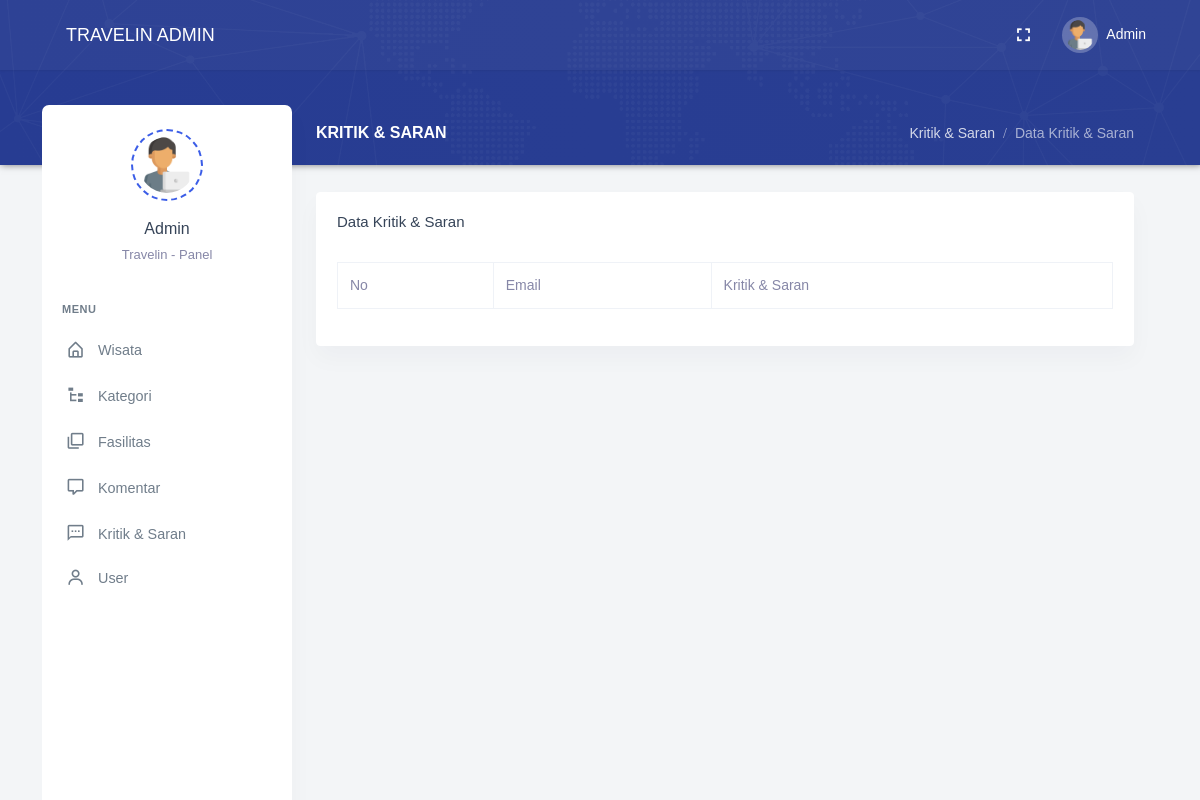
The page /admin/src/pages/suggestion/index.php on the database as committed earlier.
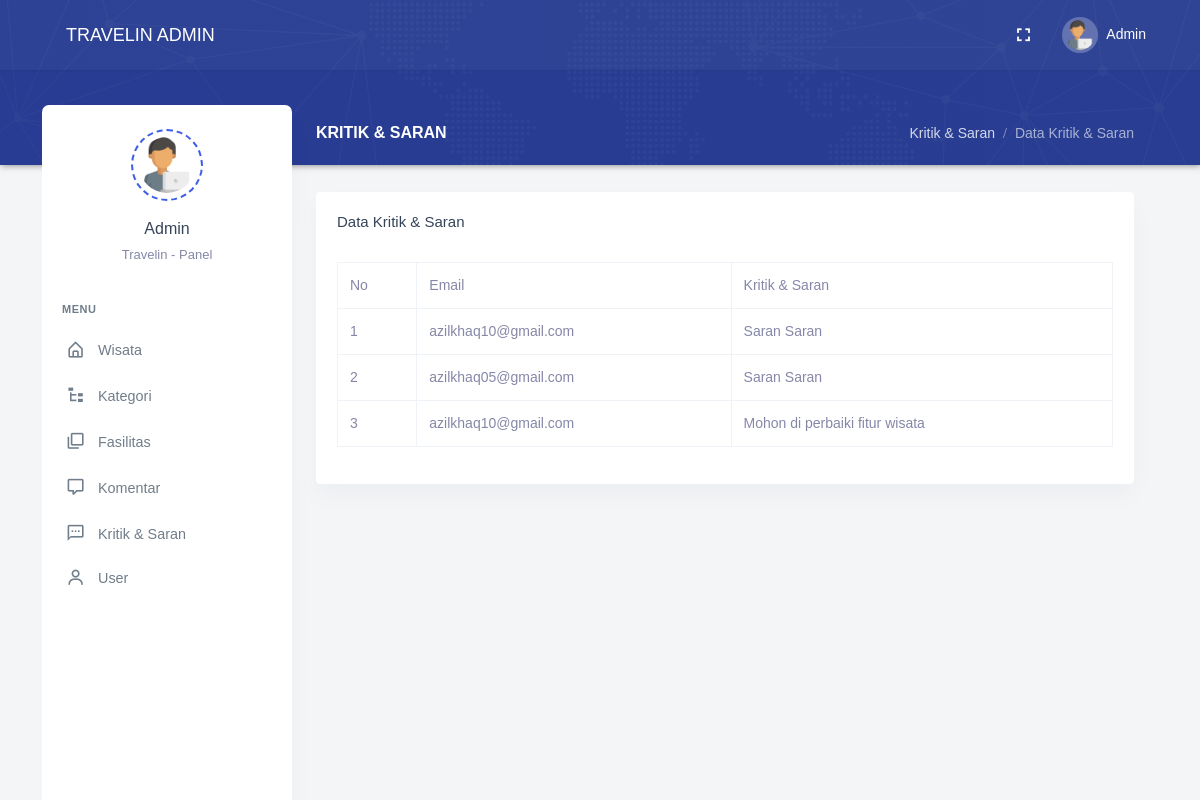
The same page on the database as committed later.
### tables this page shows
CREATE TABLE `suggestions` (
  `id` int(11) NOT NULL,
  `email` varchar(50) NOT NULL,
  `suggestion` text NOT NULL,
  `created_at` datetime NOT NULL DEFAULT current_timestamp(),
  `updated_at` datetime NOT NULL DEFAULT current_timestamp()
);

### admin/src/pages/suggestion/index.php (the view, shortened to what this page needs)
<?php include_once "../../layouts/head.php" ?>
<body data-layout="detached" data-topbar="colored">
    <div class="container-fluid">
        <div id="layout-wrapper">
            <?php include_once "../../layouts/topbar.php" ?>
            <?php include_once "../../layouts/sidebar.php" ?>
            <div class="main-content">
                <div class="page-content">
                    <div class="row">
                        <div class="col-12">
                            <div class="page-title-box d-flex align-items-center justify-content-between">
                                <h4 class="page-title mb-0 font-size-18">Kritik & Saran</h4>
                                <div class="page-title-right">
                                    <ol class="breadcrumb m-0">
                                        <li class="breadcrumb-item"><a href="javascript: void(0);">Kritik & Saran</a></li>
                                        <li class="breadcrumb-item active">Data Kritik & Saran</li>
                                    </ol>
                                </div>
                            </div>
                        </div>
                    </div>
                    <div class="card">
                        <div class="card-body">
                            <h4 class="card-title pb-4">Data Kritik & Saran</h4>
                            <table id="datatable" class="table table-bordered dt-responsive nowrap" style="border-collapse: collapse; border-spacing: 0; width: 100%;">
                                <thead>
                                    <tr>
                                        <th>No</th>
                                        <th>Email</th>
                                        <th>Kritik & Saran</th>
                                    </tr>
                                </thead>
                                <tbody>
                                    <?php
                                    $i = 0;
                                    include('./connection.php');
                                    $query = mysqli_query($koneksi, "SELECT * FROM suggestions");
                                    while ($data = mysqli_fetch_array($query)) {
                                        $i++;
                                    ?>
                                        <tr>
                                            <td><?php echo $i ?></td>
                                            <td><?php echo $data['email'] ?></td>
                                            <td><?php echo $data['suggestion'] ?></td>
                                        </tr>
                                    <?php
                                    }
                                    ?>
                                </tbody>
                            </table>
                        </div>
                    </div>
                </div>
            </div>
        </div>
    </div>
    <?php include_once "../../layouts/script.php" ?>
</body>

Rows that differ between the two databases and show on the page:
added suggestions: email "azilkhaq10@gmail.com", suggestion "Saran Saran"
added suggestions: email "azilkhaq05@gmail.com", suggestion "Saran Saran"
added suggestions: email "azilkhaq10@gmail.com", suggestion "Mohon di perbaiki fitur wisata"
